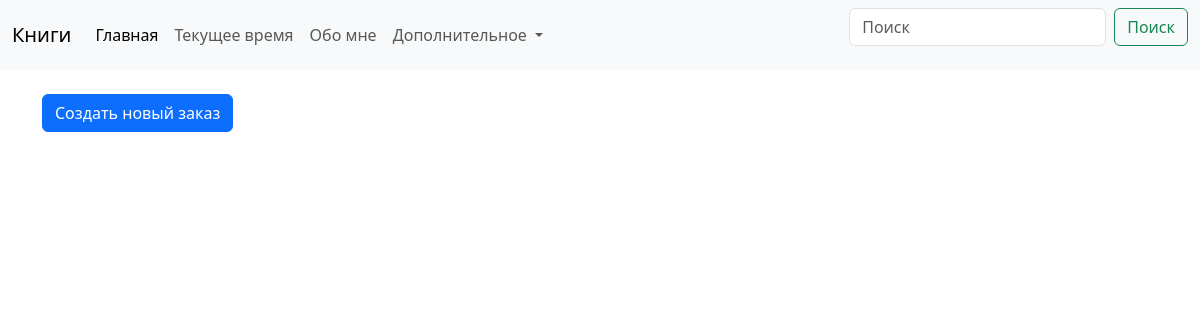
/basket_list/, run on an earlier commit of the app's database.
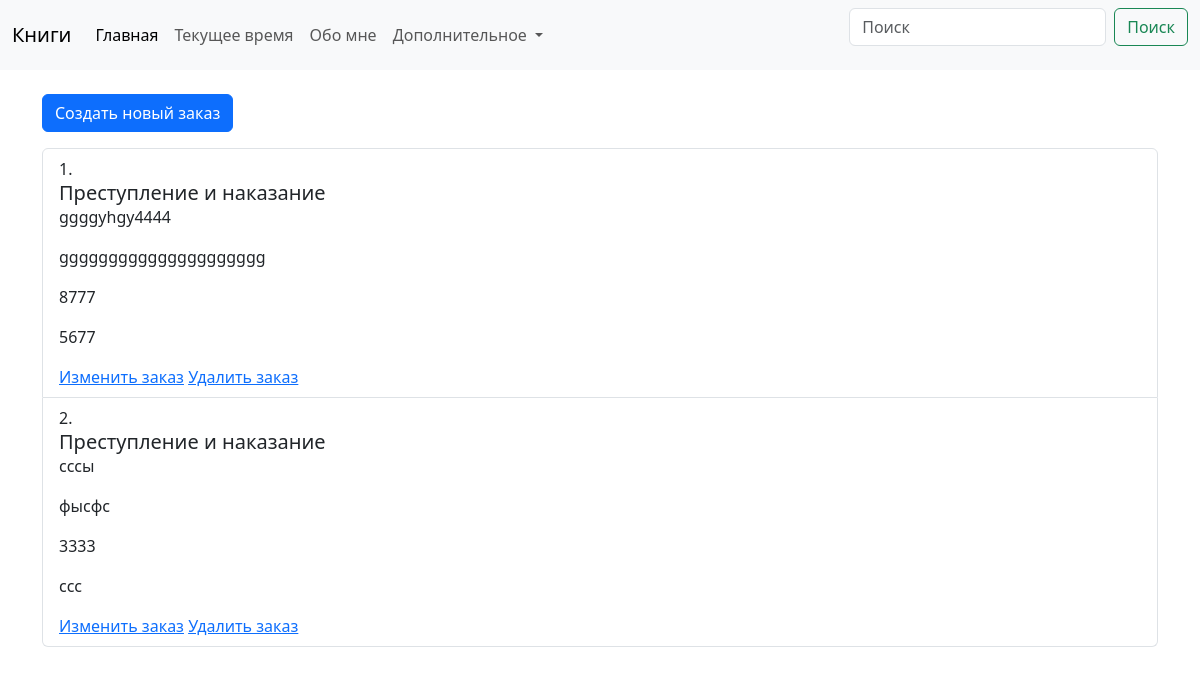
And on a later commit of the database.
### basket/models.py (models this page shows)
class Basket(models.Model):
    choice_book = models.ForeignKey(Books, on_delete=models.CASCADE)
    name = models.CharField(max_length=100, verbose_name='Какую книгу вы хотите заказать?')
    description_book = models.TextField('Введите описание книги')
    phone = models.CharField(max_length=100, verbose_name='Укажите ваш номер телефона')
    address = models.CharField(max_length=100, verbose_name='Введите наш адрес доставки вашего города')

### books/models.py (models this page shows, shortened)
class Books(models.Model):
    title = models.CharField(max_length=100, verbose_name='напишите название книги')
    description = models.TextField(verbose_name='укажите описание книги')
    image = models.ImageField(upload_to='books/', verbose_name='загрузите картинку книги')
    quatity_page = models.PositiveIntegerField(verbose_name='укажите кол-во страниц', blank=True)
    author = models.CharField(max_length=100, blank=True, verbose_name='укажите автора книги')
    book_audio = models.URLField(verbose_name='укажите ссылку с youtube')
    created_at = models.DateTimeField(auto_now_add=True, null=True)
    def __str__(self):
        return self.title
    class Meta:
         verbose_name = 'книга'
         verbose_name_plural = 'книги'

### basket/views.py (the view)
# urls.py: path('basket_list/', views.ReadStudentView.as_view(), name='basket_list'),
class ReadStudentView(generic.ListView):
    model = models.Basket
    template_name = 'basket/basket_list.html'
    context_object_name = 'bask'

### templates/basket/basket_list.html (shortened to what this page needs)
{% load static %}
{% include '../header.html' %}
<link href="https://cdn.jsdelivr.net/npm/bootstrap@5.3.3/dist/css/bootstrap.min.css" rel="stylesheet">
<div class="container mt-4">
  <a class="btn btn-primary mb-3" href="/create_basket/">Создать новый заказ</a>
  <ol class="list-group list-group-numbered">
    {% for i in bask %}
    <li class="list-group-item">
      <h5 class="card-title">{{ i.choice_book }}</h5>
      <p class="card-text">{{ i.name }}</p>
      <p class="card-text">{{ i.description_book }}</p>
      <p class="card-text">{{ i.phone }}</p>
      <p class="card-text">{{ i.address }}</p>
      <a href="/basket_list/{{ i.id }}/update/">Изменить заказ</a>
   <a href="/basket_list/{{ i.id }}/delete/">Удалить заказ</a>
    </li>
    {% endfor %}
  </ol>
</div>

What changed in the data, as far as the page shows it:
added Basket: choice_book "Преступление и наказание", name "ggggyhgy4444", description_book "ggggggggggggggggggggg", phone "8777", address "5677"
added Basket: choice_book "Преступление и наказание", name "сссы", description_book "фысфс", phone "3333", address "ссс"
